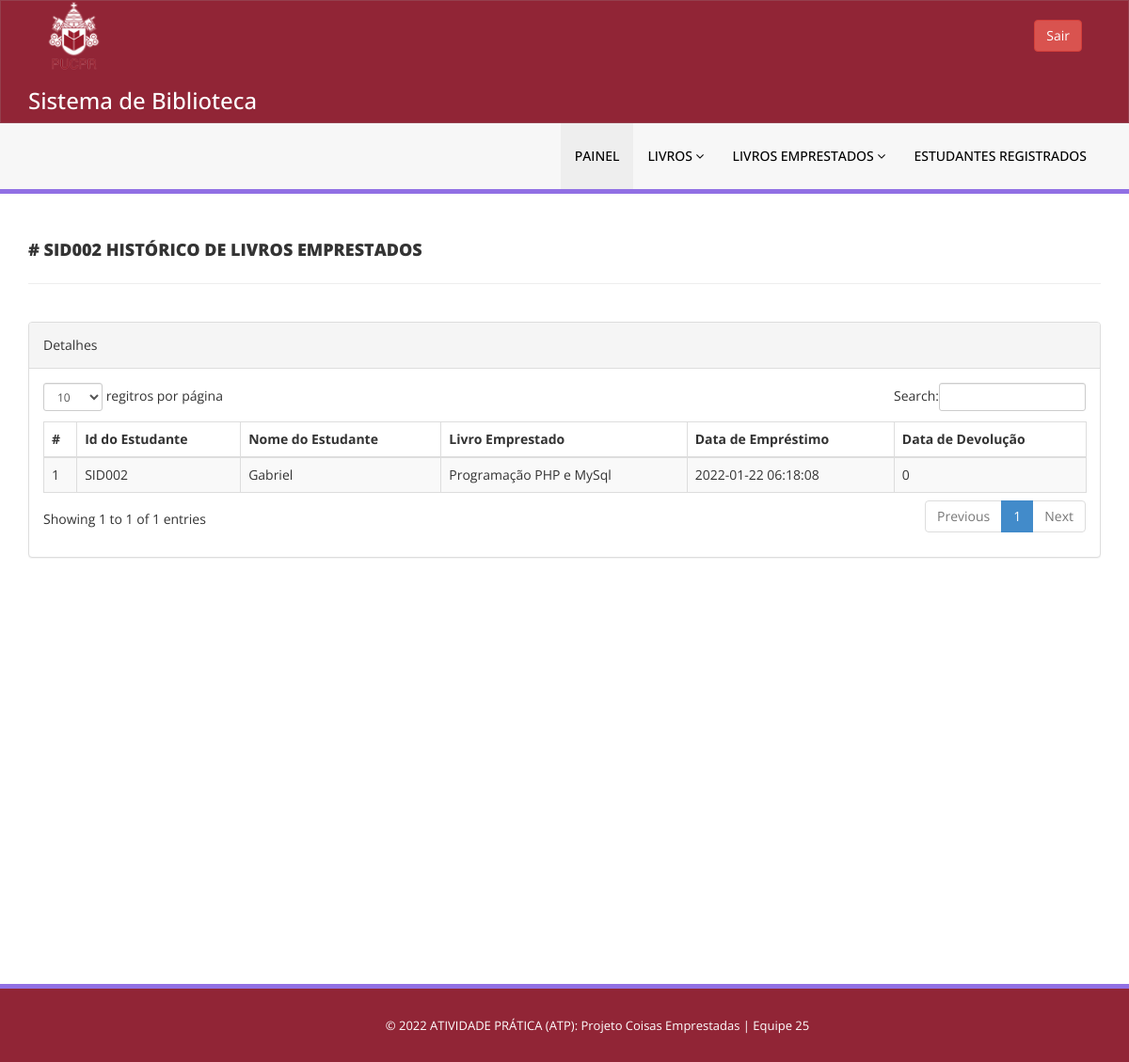
The app's page /admin/student-history.php?stdid=SID002 (signed in) with its own data.
### tables this page shows
CREATE TABLE `tblissuedbookdetails` (
  `id` int(11) NOT NULL,
  `BookId` int(11) DEFAULT NULL,
  `StudentID` varchar(150) DEFAULT NULL,
  `IssuesDate` timestamp NULL DEFAULT current_timestamp(),
  `ReturnDate` timestamp NULL DEFAULT NULL ON UPDATE current_timestamp(),
  `RetrunStatus` int(1) DEFAULT NULL,
  `fine` int(11) DEFAULT NULL
);

CREATE TABLE `tblstudents` (
  `id` int(11) NOT NULL,
  `StudentId` varchar(100) DEFAULT NULL,
  `FullName` varchar(120) DEFAULT NULL,
  `EmailId` varchar(120) DEFAULT NULL,
  `MobileNumber` char(11) DEFAULT NULL,
  `Password` varchar(120) DEFAULT NULL,
  `Status` int(1) DEFAULT NULL,
  `RegDate` timestamp NULL DEFAULT current_timestamp(),
  `UpdationDate` timestamp NULL DEFAULT NULL ON UPDATE current_timestamp()
);

CREATE TABLE `tblbooks` (
  `id` int(11) NOT NULL,
  `BookName` varchar(255) DEFAULT NULL,
  `Category` varchar(255) DEFAULT NULL,
  `Author` varchar(255) DEFAULT NULL,
  `ISBNNumber` varchar(25) DEFAULT NULL,
  `bookImage` varchar(250) NOT NULL,
  `isIssued` int(1) DEFAULT NULL,
  `RegDate` timestamp NULL DEFAULT current_timestamp(),
  `UpdationDate` timestamp NULL DEFAULT NULL ON UPDATE current_timestamp()
);

### admin/student-history.php (the view, shortened to what this page needs)
<?php
include('includes/config.php');
if (strlen($_SESSION['alogin']) == 0) {
	header('location:index.php');
} else {
?>
	<!DOCTYPE html>
	<html xmlns="http://www.w3.org/1999/xhtml">
	<head>
		<link href="assets/css/bootstrap.css" rel="stylesheet" />
		<link href="assets/css/font-awesome.css" rel="stylesheet" />
		<link href="assets/js/dataTables/dataTables.bootstrap.css" rel="stylesheet" />
		<link href="assets/css/style.css" rel="stylesheet" />
	</head>
	<body>
		<?php include('includes/header.php'); ?>
		<div class="content-wrapper">
			<div class="container">
				<div class="row pad-botm">
					<div class="col-md-12">
						<?php $sid = $_GET['stdid']; ?>
						<h4 class="header-line">#
							<?php echo $sid; ?> Histórico de Livros Emprestados
						</h4>
					</div>
				</div>
				<div class="row">
					<div class="col-md-12">
						<div class="panel panel-default">
							<div class="panel-heading">
								<?php echo $result->FullName; ?> Detalhes
							</div>
							<div class="panel-body">
								<div class="table-responsive">
									<table class="table table-striped table-bordered table-hover" id="dataTables-example">
										<thead>
											<tr>
												<th>#</th>
												<th>Id do Estudante</th>
												<th>Nome do Estudante</th>
												<th>Livro Emprestado</th>
												<th>Data de Empréstimo</th>
												<th>Data de Devolução</th>
											</tr>
										</thead>
										<tbody>
											<?php
											$sql = "SELECT tblstudents.StudentId ,tblstudents.FullName,tblstudents.EmailId,tblstudents.MobileNumber,tblbooks.BookName,tblbooks.ISBNNumber,tblissuedbookdetails.IssuesDate,tblissuedbookdetails.ReturnDate,tblissuedbookdetails.id as rid,tblissuedbookdetails.fine,tblissuedbookdetails.RetrunStatus,tblbooks.id as bid,tblbooks.bookImage from  tblissuedbookdetails join tblstudents on tblstudents.StudentId=tblissuedbookdetails.StudentId join tblbooks on tblbooks.id=tblissuedbookdetails.BookId where tblstudents.StudentId='$sid' ";
											$query = $dbh->prepare($sql);
											$query->execute();
											$results = $query->fetchAll(PDO::FETCH_OBJ);
											$cnt = 1;
											if ($query->rowCount() > 0) {
												foreach ($results as $result) { ?>
													<tr class="odd gradeX">
														<td class="center">
															<?php echo htmlentities($cnt); ?>
														</td>
														<td class="center">
															<?php echo htmlentities($result->StudentId); ?>
														</td>
														<td class="center">
															<?php echo htmlentities($result->FullName); ?>
														</td>
														<td class="center">
															<?php echo htmlentities($result->BookName); ?>
														</td>
														<td class="center">
															<?php if ($result->ReturnDate == '') :
																echo "Not returned yet";
															else :
																echo htmlentities($result->ReturnDate);
															endif; ?>
														</td>
														<td class="center">
															<?php if ($result->ReturnDate == '') :
																echo "Not returned yet";
															else :
																echo $result->fine;
															endif;
															?>
														</td>
													</tr>
											<?php $cnt = $cnt + 1;
												}
											} ?>
										</tbody>
									</table>
								</div>
							</div>
						</div>
					</div>
				</div>
			</div>
		</div>
		<?php include('includes/footer.php'); ?>
	</body>
	</html>
<?php } ?>

### admin/assets/css/style.css (style rules this page uses)
.content-wrapper { margin-top: 40px; min-height: 800px; padding-bottom: 90px; }
.header-line { font-weight: 900; padding-bottom: 25px; border-bottom: 1px solid #eeeeee; text-transform: uppercase; }
.pad-botm { padding-bottom: 30px; }

### records on screen
tblissuedbookdetails: tblstudents.StudentId "SID002", tblstudents.FullName "Gabriel", BookId.BookName "Programação PHP e MySql", ReturnDate "2022-01-22 06:18:08", fine "0"

### other values on screen
$sid "SID002"
